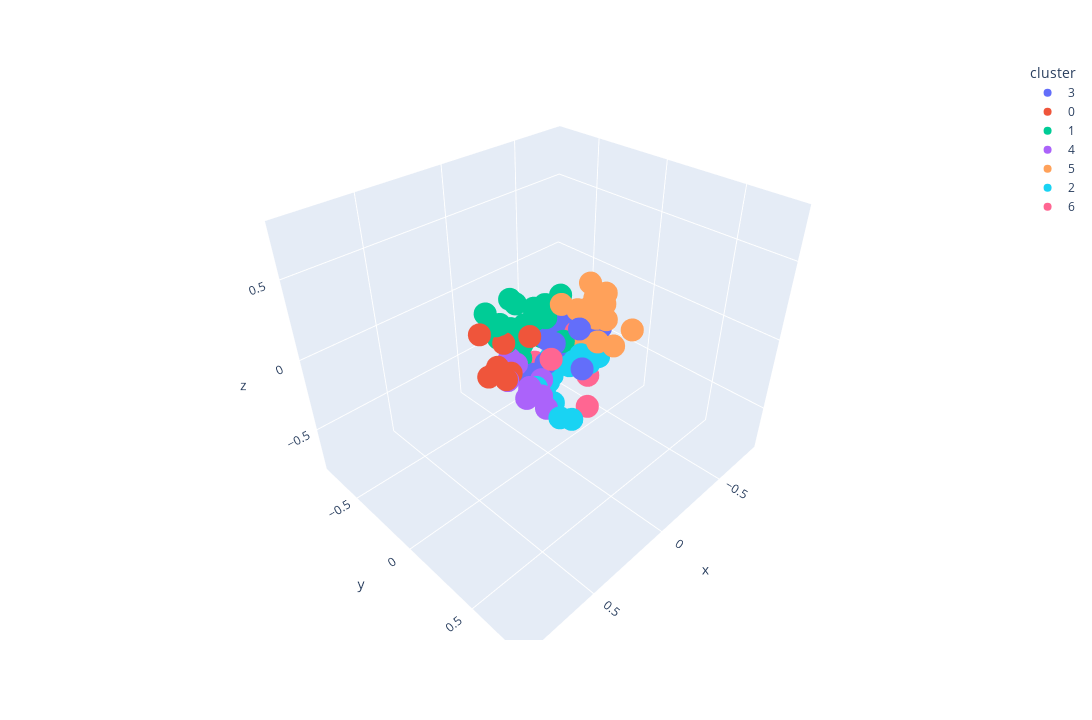

The code cell stored with this chart in its notebook:
### Code cell
visualize(model, sample_descriptions, "tokenize_desc", 7)

### Figure 1 — Plotly figure (JSON) as saved in the notebook; plotly's stock layout.template omitted (floating-point values rounded to 4 significant figures)
{"data": [{"hovertemplate": "<b>%{hovertext}</b>", "hovertext": ["Baldur's Gate 3", "Remnant II", "Cyberpunk 2077", "Destiny 2", "ELDEN RING", "Total War: WARHAMMER III", "Red Dead Redemption 2", "Hogwarts Legacy", "Starfield", "Wayfinder", "Fallout 76", "Metro Exodus", "Path of Exile", "Stellaris", "Deep Rock Galactic", "Eternal Return", "Darkest Dungeon® II", "Sid Meier’s Civilization® VI", "The Elder Scrolls V: Skyrim Special Edition", "It Takes Two", "The Binding of Isaac: Rebirth", "New World", "Valheim"], "legendgroup": "3", "marker": {"color": "#636efa", "symbol": "circle"}, "mode": "markers", "name": "3", "scene": "scene", "showlegend": true, "type": "scatter3d", "x": [-0.2625, -0.2447, 0.02418, -0.08185, -0.1464, -0.1078, -0.07417, -0.1675, 0.09964, -0.1172, -0.09507, -0.003764, -0.2157, 0.1148, -0.07547, -0.05821, -0.2595, 0.1169, -0.03274, -0.02932, -0.1866, -0.1816, -0.2659], "y": [-0.1425, -0.1015, 0.01259, -0.1787, -0.1451, -0.2195, -0.03897, -0.1227, -0.00713, -0.05596, 0.125, 0.2412, -0.1535, -0.05317, -0.1087, -0.121, 0.1194, -0.1436, -0.05623, 0.01014, -0.07268, 0.03246, -0.01266], "z": [-0.1229, 0.02835, 0.06261, -0.03716, -0.3188, -0.0142, 0.1295, -0.188, -0.1443, -0.1799, 0.122, -0.03226, -0.1733, -0.1677, 0.06066, 0.0001644, 0.04166, -0.1201, -0.1714, 0.003453, -0.04128, -0.2081, -0.1376]}, {"hovertemplate": "<b>%{hovertext}</b>", "hovertext": ["Counter-Strike: Global Offensive", "Grand Theft Auto V", "Dota 2", "EA SPORTS™ FIFA 23", "Football Manager 2023", "Madden NFL 24", "F1® 23", "EA SPORTS FC™ 24"], "legendgroup": "0", "marker": {"color": "#EF553B", "symbol": "circle"}, "mode": "markers", "name": "0", "scene": "scene", "showlegend": true, "type": "scatter3d", "x": [0.3058, 0.1983, 0.1571, 0.3594, 0.2488, 0.4345, 0.4049, 0.3925], "y": [-0.1721, 0.07981, -0.1717, 0.02916, -0.007823, 0.05531, 0.149, 0.0437], "z": [0.1524, 0.2087, 0.0152, 0.07898, -0.04729, 0.07543, 0.09359, 0.0682]}, {"hovertemplate": "<b>%{hovertext}</b>", "hovertext": ["Apex Legends™", "Call of Duty®", "PUBG: BATTLEGROUNDS", "NARAKA: BLADEPOINT", "Tom Clancy's Rainbow Six® Siege", "Team Fortress 2", "War Thunder", "Warframe", "BattleBit Remastered", "Street Fighter™ 6", "Hearts of Iron IV", "Yu-Gi-Oh! Master Duel", "PAYDAY 2", "Hunt: Showdown", "Ready or Not", "Mount & Blade II: Bannerlord", "Sea of Thieves 2023 Edition", "ARMORED CORE™ VI FIRES OF RUBICON™", "Call of Duty®: Black Ops III", "Ratchet & Clank: Rift Apart", "Six Days in Fallujah", "Brawlhalla", "DRAGON BALL Z: KAKAROT", "Guild Wars 2", "BlazBlue Entropy Effect", "Marvel’s Spider-Man Remastered"], "legendgroup": "1", "marker": {"color": "#00cc96", "symbol": "circle"}, "mode": "markers", "name": "1", "scene": "scene", "showlegend": true, "type": "scatter3d", "x": [0.00696, 0.2149, 0.1444, 0.0265, 0.09786, 0.05927, 0.1535, -0.08848, 0.0369, 0.2302, 0.114, 0.04749, -0.03564, -0.04268, 0.08308, 0.01311, -0.1255, 0.06996, -0.0985, -0.008789, -0.002915, 0.04683, 0.07268, 0.03308, -0.06644, -0.009511], "y": [-0.1814, -0.1249, -0.1688, -0.2377, -0.1846, -0.2039, -0.319, -0.257, -0.213, -0.1347, -0.2681, -0.2491, -0.06808, -0.05356, -0.02034, -0.2108, -0.02137, -0.1297, -0.01947, -0.08367, -0.06475, -0.2263, -0.158, -0.3227, -0.1255, -0.03361], "z": [0.05547, 0.1941, 0.01626, -0.04613, 0.2671, -0.03882, 0.1391, -0.02657, 0.1954, 0.1883, -0.02288, 0.01858, 0.2212, 0.2182, 0.2777, -0.1912, -0.05016, -0.01786, 0.2725, 0.05712, 0.2179, -0.008899, -0.02178, -0.03648, -0.03869, 0.1643]}, {"hovertemplate": "<b>%{hovertext}</b>", "hovertext": ["Forza Horizon 5", "World of Warships", "Forza Horizon 4", "Euro Truck Simulator 2", "American Truck Simulator", "Microsoft Flight Simulator 40th Anniversary Edition", "BeamNG.drive", "World of Tanks Blitz", "Garry's Mod"], "legendgroup": "4", "marker": {"color": "#ab63fa", "symbol": "circle"}, "mode": "markers", "name": "4", "scene": "scene", "showlegend": true, "type": "scatter3d", "x": [0.3192, 0.1598, 0.2428, 0.3053, 0.3266, 0.3487, 0.3151, 0.149, 0.1719], "y": [0.2064, -0.1262, 0.2467, 0.1737, 0.3031, 0.08821, 0.2083, -0.08425, 0.1338], "z": [-0.01972, -0.06421, -0.1413, -0.07716, 0.02986, 0.01839, 0.0224, -0.08651, -0.05822]}, {"hovertemplate": "<b>%{hovertext}</b>", "hovertext": ["Rust", "Dead by Daylight", "Phasmophobia", "DAVE THE DIVER", "Sons Of The Forest", "The Texas Chain Saw Massacre", "Project Zomboid", "Dead Cells", "Vampire Survivors", "SCP: 5K", "The Outlast Trials", "DayZ", "Escape the Backrooms", "Resident Evil 4", "Dying Light"], "legendgroup": "5", "marker": {"color": "#FFA15A", "symbol": "circle"}, "mode": "markers", "name": "5", "scene": "scene", "showlegend": true, "type": "scatter3d", "x": [-0.1766, -0.2333, -0.2133, -0.1995, -0.1804, -0.1842, -0.2119, -0.192, -0.3511, -0.05799, -0.2101, -0.2221, -0.2151, -0.2363, -0.1886], "y": [0.1799, 0.05855, 0.1121, 0.06397, 0.2869, 0.2079, 0.1659, 0.01196, 0.06449, 0.02906, 0.098, 0.1905, 0.1281, 0.3546, 0.1634], "z": [0.01882, 0.3194, 0.2562, -0.07719, 0.04395, 0.2763, 0.1546, 0.1465, 0.2022, 0.2544, 0.2067, 0.148, 0.131, 0.1525, 0.2074]}, {"hovertemplate": "<b>%{hovertext}</b>", "hovertext": ["FINAL FANTASY XIV Online", "The Elder Scrolls® Online", "The Sims™ 4", "Raft", "Farming Simulator 22", "Sengoku Dynasty", "Cities: Skylines", "RimWorld", "Terraria", "ARK: Survival Evolved", "theHunter: Call of the Wild™", "Don't Starve Together", "Planet Zoo"], "legendgroup": "2", "marker": {"color": "#19d3f3", "symbol": "circle"}, "mode": "markers", "name": "2", "scene": "scene", "showlegend": true, "type": "scatter3d", "x": [-0.06333, -0.09584, 0.1306, -0.1109, 0.1053, -0.02696, 0.2148, 0.1546, -0.1042, -0.2261, -0.03721, -0.1513, 0.2182], "y": [-0.04068, -0.0918, 0.1762, 0.1887, 0.2859, -0.02968, 0.1416, 0.1358, 0.04982, 0.1476, 0.1526, 0.08755, 0.3162], "z": [-0.2705, -0.1922, -0.2205, -0.08283, -0.2882, -0.2882, -0.07979, -0.1394, -0.1744, -0.1274, -0.04595, -0.1027, -0.1803]}, {"hovertemplate": "<b>%{hovertext}</b>", "hovertext": ["Stardew Valley", "Crusader Kings III", "Shadow Gambit: The Cursed Crew", "Graveyard Keeper", "Contraband Police", "BOOK OF HOURS"], "legendgroup": "6", "marker": {"color": "#FF6692", "symbol": "circle"}, "mode": "markers", "name": "6", "scene": "scene", "showlegend": true, "type": "scatter3d", "x": [-0.002711, -0.06173, -0.2146, -0.0835, 0.1084, -0.2423], "y": [0.2895, -0.1809, -0.01695, 0.2073, 0.134, 0.04978], "z": [-0.2655, -0.2483, -0.03373, -0.1435, 0.04001, -0.2613]}], "layout": {"height": 720, "legend": {"title": {"text": "cluster"}, "tracegroupgap": 0}, "margin": {"t": 60}, "scene": {"domain": {"x": [0, 1], "y": [0, 1]}, "xaxis": {"range": [-0.8511, 0.9345], "title": {"text": "x"}}, "yaxis": {"range": [-0.8227, 0.8546], "title": {"text": "y"}}, "zaxis": {"range": [-0.8188, 0.8194], "title": {"text": "z"}}}, "width": 1280}}
